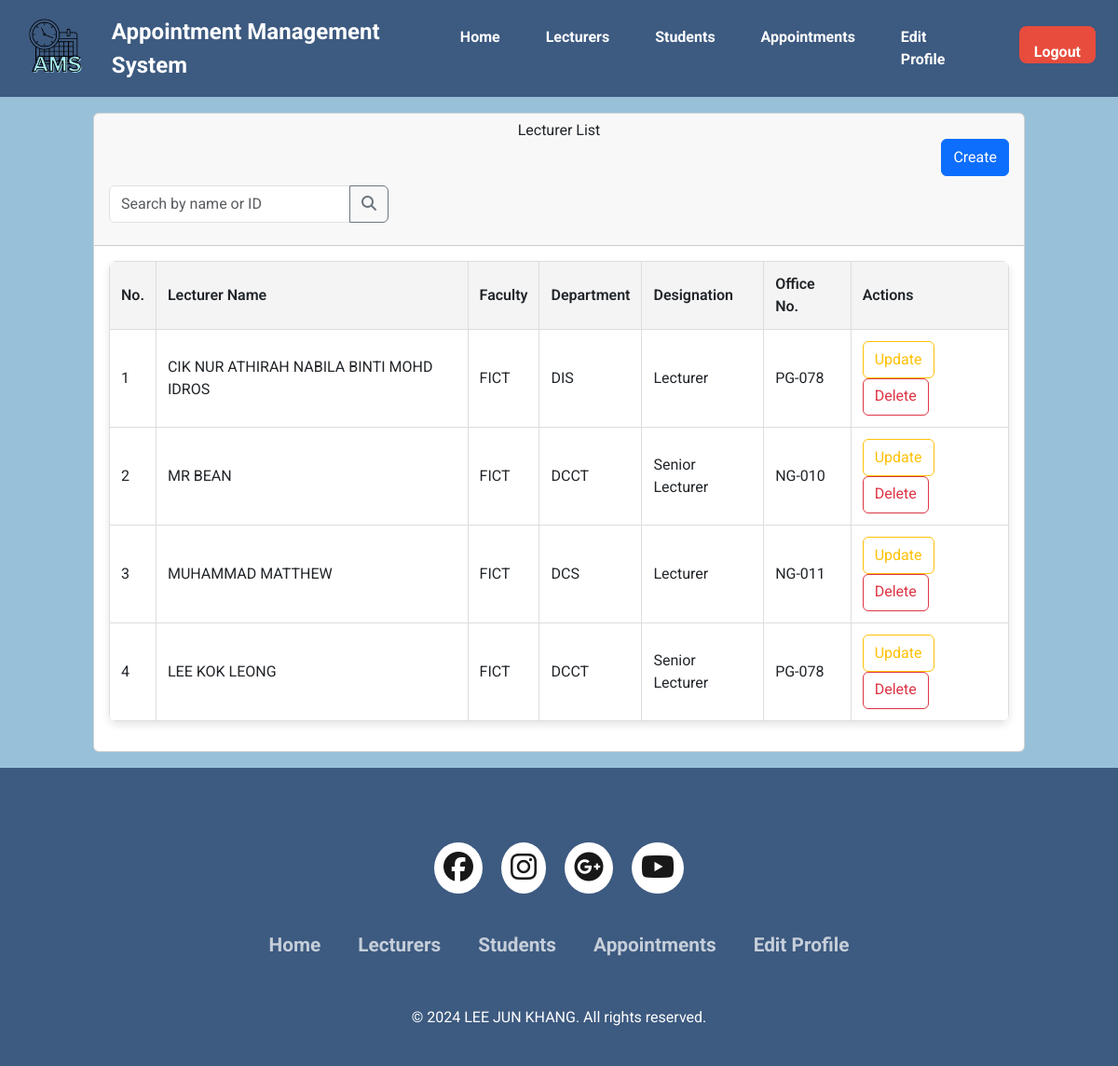
The app's page /lecturer_view_admin.php (signed in), older data.
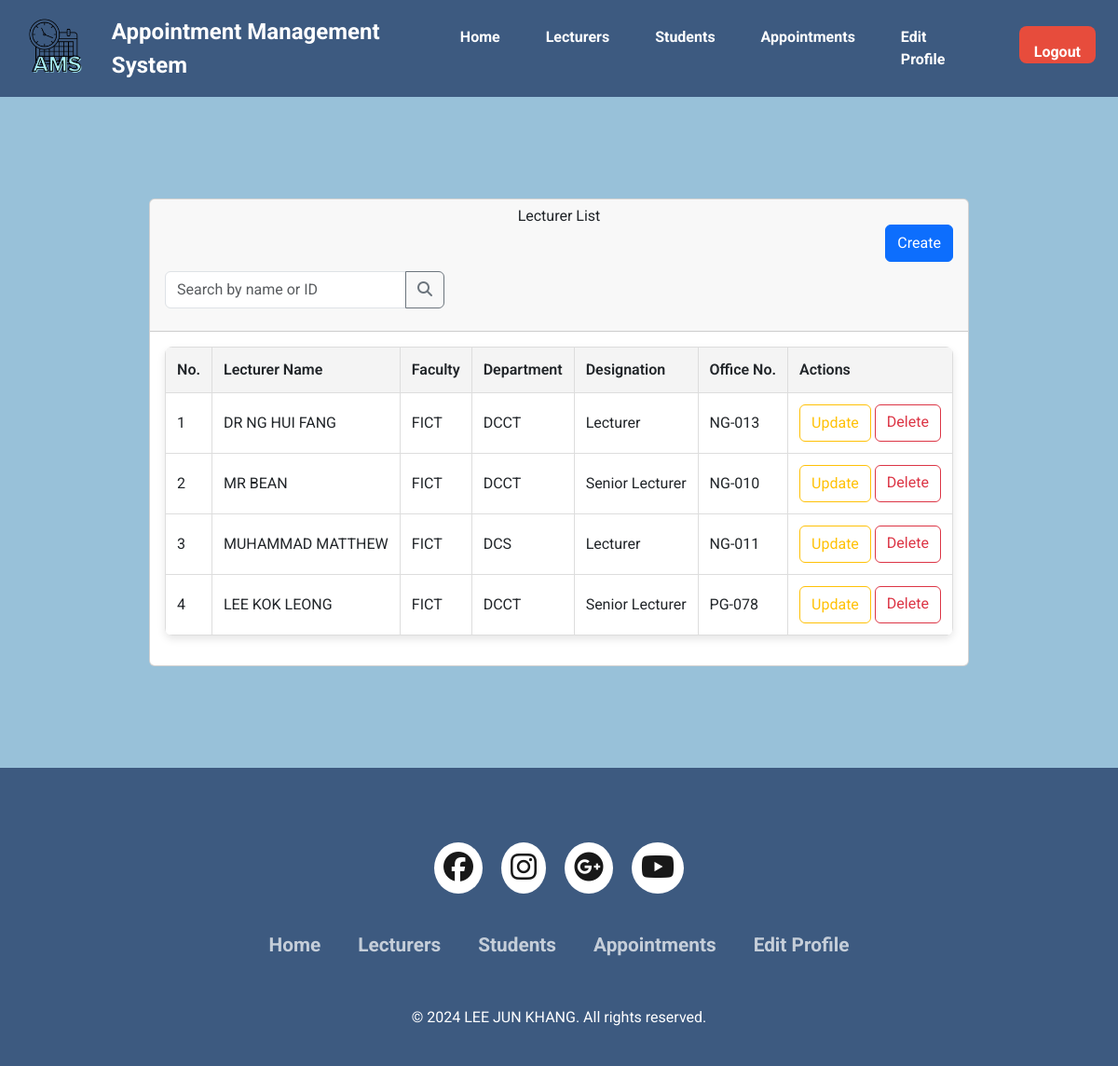
The same page, newer data.
### tables this page shows
CREATE TABLE `lecturers` (
  `id` bigint(11) NOT NULL,
  `user_id` bigint(11) NOT NULL,
  `username` varchar(100) NOT NULL,
  `faculty` varchar(100) NOT NULL,
  `department` varchar(100) NOT NULL,
  `designation` varchar(50) NOT NULL,
  `office_no` text DEFAULT NULL
);

CREATE TABLE `users` (
  `id` bigint(11) NOT NULL,
  `username` varchar(100) NOT NULL,
  `email` varchar(100) NOT NULL,
  `role_id` int(1) NOT NULL,
  `reg_date` datetime NOT NULL,
  `password` varchar(255) NOT NULL,
  `contact_number` varchar(15) NOT NULL
);

### lecturer_view_admin.php (the view, shortened to what the changed rows need)
<?php
include("database.php");
$lecturers_query = "SELECT users.id, users.username, users.email, users.contact_number, lecturers.department, lecturers.faculty, lecturers.designation, lecturers.office_no
                    FROM users
                    JOIN lecturers ON users.id = lecturers.user_id
                    WHERE users.role_id = 1
                    ORDER BY users.id DESC";
$stmt = $con->prepare($lecturers_query);
$stmt->execute();
$lecturers_result = $stmt->get_result();
$lecturers = [];
while ($row = $lecturers_result->fetch_assoc()) {
    $lecturers[] = $row;
}
?>
<!DOCTYPE html>
<html lang="en">
<head>
    <link rel="stylesheet" href="css/style.css">
    <link href="https://cdn.jsdelivr.net/npm/bootstrap@5.3.3/dist/css/bootstrap.min.css" rel="stylesheet"
>
    <link rel="stylesheet" type="text/css"
        href="https://cdnjs.cloudflare.com/ajax/libs/font-awesome/6.6.0/css/all.min.css">
    <link rel="stylesheet" href="https://unicons.iconscout.com/release/v4.0.0/css/line.css">
    <link href="https://cdn.jsdelivr.net/npm/tailwindcss@2.2.19/dist/tailwind.min.css" rel="stylesheet">
    <script src="https://cdn.tailwindcss.com"></script>
</head>
<body class="main-box top">
    <main>
        <div class="container">
            <div class="row">
                <div class="col-md-12">
                    <div class="card">
                        <div class="card-header">
                            <h2 style="text-align: center;">Lecturer List</h2>
                        </div>
                        <div class="card-body">
                            <table class="product-table" id="lecturerTable">
                                <thead>
                                    <tr>
                                        <th>No.</th>
                                        <th>Lecturer Name</th>
                                        <th>Faculty</th>
                                        <th>Department</th>
                                        <th>Designation</th>
                                        <th>Office No.</th>
                                        <th>Actions</th>
                                    </tr>
                                </thead>
                                <tbody>
                                    <?php
                                    $count = 1;
                                    if ($lecturers_result->num_rows === 0) {
                                        echo "<tr><td colspan='7' style='text-align: center;'>No lecturers found.</td></tr>";
                                    } else {
                                        foreach ($lecturers as $lecturer) {
                                    ?>
                                    <tr>
                                        <td><?php echo $count; ?></td>
                                        <td><?php echo htmlspecialchars($lecturer["username"]); ?></td>
                                        <td><?php echo htmlspecialchars($lecturer["faculty"] ?? 'N/A'); ?></td>
                                        <td><?php echo htmlspecialchars($lecturer["department"] ?? 'N/A'); ?></td>
                                        <td><?php echo htmlspecialchars($lecturer["designation"] ?? 'N/A'); ?></td>
                                        <td><?php echo htmlspecialchars($lecturer["office_no"] ?? 'N/A'); ?></td>
                                        <td>
                                            <button type="button" class="btn btn-outline-warning" data-bs-toggle="modal"
                                                data-bs-target="#updateModal"
                                                data-id="<?php echo $lecturer['id']; ?>">Update</button>
                                            <a href="lecturer_view_admin.php?delete_id=<?php echo $lecturer['id']; ?>"
                                                class="btn btn-outline-danger"
                                                onclick="return confirm('Are you sure you want to delete this lecturer?')">Delete</a>
                                        </td>
                                    </tr>
                                    <?php
                                            $count++;
                                        }
                                    }
                                    ?>
                                </tbody>
                            </table>
                        </div>
                    </div>
                </div>
            </div>
        </div>
    </main>
</body>
</html>

Row changes from the older to the newer data that the page shows:
removed lecturers: user.username "CIK NUR ATHIRAH NABILA BINTI MOHD IDROS", faculty "FICT", department "DIS", designation "Lecturer", office_no "PG-078"
added lecturers: user.username "DR NG HUI FANG", faculty "FICT", department "DCCT", designation "Lecturer", office_no "NG-013"
